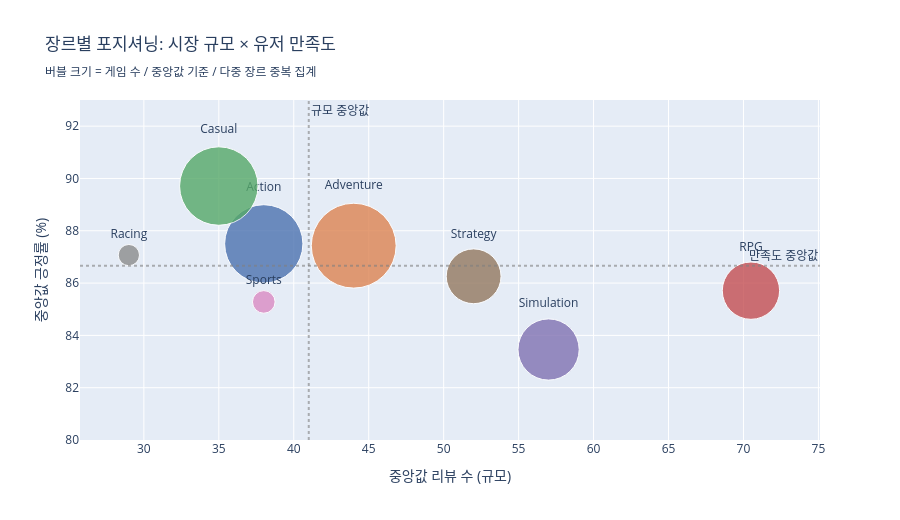

Source (notebook cell):
### Markdown cell above
## 3. 장르별 규모 vs 만족도 포지셔닝 (버블 차트)

x축: 중앙값 리뷰 수 (규모), y축: 중앙값 긍정률 (만족도), 버블 크기: 게임 수
4분면으로 장르의 시장 포지션을 직관적으로 파악한다.

### Code cell
genre_agg = df.groupby('genre').agg(
    리뷰수_중앙값=('total_reviews', 'median'),
    긍정률_중앙값=('positive_rate', 'median'),
    게임수=('appid', 'count'),
    대흥행_비율=('performance_grade', lambda x: (x == 'high_high').mean() * 100),
).reset_index().round(2)

review_mid = genre_agg['리뷰수_중앙값'].median()
pos_mid = genre_agg['긍정률_중앙값'].median()

fig = px.scatter(
    genre_agg,
    x='리뷰수_중앙값',
    y='긍정률_중앙값',
    size='게임수',
    color='genre',
    color_discrete_map=COLOR_MAP,
    text='genre',
    size_max=60,
    hover_data={'대흥행_비율': ':.1f', '게임수': True},
    title='장르별 포지셔닝: 시장 규모 × 유저 만족도<br><sub>버블 크기 = 게임 수 / 중앙값 기준 / 다중 장르 중복 집계</sub>',
    labels={'리뷰수_중앙값': '중앙값 리뷰 수 (규모)', '긍정률_중앙값': '중앙값 긍정률 (%)'},
)
fig.update_traces(textposition='top center', marker=dict(opacity=0.8))

fig.add_vline(x=review_mid, line_dash='dot', line_color='gray', opacity=0.6,
              annotation_text='규모 중앙값', annotation_position='top right')
fig.add_hline(y=pos_mid, line_dash='dot', line_color='gray', opacity=0.6,
              annotation_text='만족도 중앙값', annotation_position='top right')

fig.update_layout(showlegend=False, height=520,
                  yaxis=dict(range=[80, 93]))
fig.show()

print('\n장르별 집계 요약:')
display(genre_agg.set_index('genre').sort_values('리뷰수_중앙값', ascending=False))

### Figure 1 — Plotly figure (JSON) as saved in the notebook; plotly's stock layout.template omitted (floating-point values rounded to 4 significant figures)
{"data": [{"customdata": [[9.5, 4093.0]], "hovertemplate": "genre=%{text}<br>중앙값 리뷰 수 (규모)=%{x}<br>중앙값 긍정률 (%)=%{y}<br>게임수=%{customdata[1]}<br>대흥행_비율=%{customdata[0]:.1f}<extra></extra>", "legendgroup": "Action", "marker": {"color": "#4C72B0", "opacity": 0.8, "size": [4093], "sizemode": "area", "sizeref": 1.335, "symbol": "circle"}, "mode": "markers+text", "name": "Action", "orientation": "v", "showlegend": true, "text": ["Action"], "textposition": "top center", "type": "scatter", "x": [38.0], "xaxis": "x", "y": [87.5], "yaxis": "y"}, {"customdata": [[9.61, 4807.0]], "hovertemplate": "genre=%{text}<br>중앙값 리뷰 수 (규모)=%{x}<br>중앙값 긍정률 (%)=%{y}<br>게임수=%{customdata[1]}<br>대흥행_비율=%{customdata[0]:.1f}<extra></extra>", "legendgroup": "Adventure", "marker": {"color": "#DD8452", "opacity": 0.8, "size": [4807], "sizemode": "area", "sizeref": 1.335, "symbol": "circle"}, "mode": "markers+text", "name": "Adventure", "orientation": "v", "showlegend": true, "text": ["Adventure"], "textposition": "top center", "type": "scatter", "x": [44.0], "xaxis": "x", "y": [87.43], "yaxis": "y"}, {"customdata": [[7.74, 4111.0]], "hovertemplate": "genre=%{text}<br>중앙값 리뷰 수 (규모)=%{x}<br>중앙값 긍정률 (%)=%{y}<br>게임수=%{customdata[1]}<br>대흥행_비율=%{customdata[0]:.1f}<extra></extra>", "legendgroup": "Casual", "marker": {"color": "#55A868", "opacity": 0.8, "size": [4111], "sizemode": "area", "sizeref": 1.335, "symbol": "circle"}, "mode": "markers+text", "name": "Casual", "orientation": "v", "showlegend": true, "text": ["Casual"], "textposition": "top center", "type": "scatter", "x": [35.0], "xaxis": "x", "y": [89.71], "yaxis": "y"}, {"customdata": [[12.9, 2194.0]], "hovertemplate": "genre=%{text}<br>중앙값 리뷰 수 (규모)=%{x}<br>중앙값 긍정률 (%)=%{y}<br>게임수=%{customdata[1]}<br>대흥행_비율=%{customdata[0]:.1f}<extra></extra>", "legendgroup": "RPG", "marker": {"color": "#C44E52", "opacity": 0.8, "size": [2194], "sizemode": "area", "sizeref": 1.335, "symbol": "circle"}, "mode": "markers+text", "name": "RPG", "orientation": "v", "showlegend": true, "text": ["RPG"], "textposition": "top center", "type": "scatter", "x": [70.5], "xaxis": "x", "y": [85.71], "yaxis": "y"}, {"customdata": [[6.98, 301.0]], "hovertemplate": "genre=%{text}<br>중앙값 리뷰 수 (규모)=%{x}<br>중앙값 긍정률 (%)=%{y}<br>게임수=%{customdata[1]}<br>대흥행_비율=%{customdata[0]:.1f}<extra></extra>", "legendgroup": "Racing", "marker": {"color": "#8C8C8C", "opacity": 0.8, "size": [301], "sizemode": "area", "sizeref": 1.335, "symbol": "circle"}, "mode": "markers+text", "name": "Racing", "orientation": "v", "showlegend": true, "text": ["Racing"], "textposition": "top center", "type": "scatter", "x": [29.0], "xaxis": "x", "y": [87.07], "yaxis": "y"}, {"customdata": [[12.54, 2503.0]], "hovertemplate": "genre=%{text}<br>중앙값 리뷰 수 (규모)=%{x}<br>중앙값 긍정률 (%)=%{y}<br>게임수=%{customdata[1]}<br>대흥행_비율=%{customdata[0]:.1f}<extra></extra>", "legendgroup": "Simulation", "marker": {"color": "#8172B2", "opacity": 0.8, "size": [2503], "sizemode": "area", "sizeref": 1.335, "symbol": "circle"}, "mode": "markers+text", "name": "Simulation", "orientation": "v", "showlegend": true, "text": ["Simulation"], "textposition": "top center", "type": "scatter", "x": [57.0], "xaxis": "x", "y": [83.46], "yaxis": "y"}, {"customdata": [[4.99, 341.0]], "hovertemplate": "genre=%{text}<br>중앙값 리뷰 수 (규모)=%{x}<br>중앙값 긍정률 (%)=%{y}<br>게임수=%{customdata[1]}<br>대흥행_비율=%{customdata[0]:.1f}<extra></extra>", "legendgroup": "Sports", "marker": {"color": "#DA8BC3", "opacity": 0.8, "size": [341], "sizemode": "area", "sizeref": 1.335, "symbol": "circle"}, "mode": "markers+text", "name": "Sports", "orientation": "v", "showlegend": true, "text": ["Sports"], "textposition": "top center", "type": "scatter", "x": [38.0], "xaxis": "x", "y": [85.28], "yaxis": "y"}, {"customdata": [[11.57, 2005.0]], "hovertemplate": "genre=%{text}<br>중앙값 리뷰 수 (규모)=%{x}<br>중앙값 긍정률 (%)=%{y}<br>게임수=%{customdata[1]}<br>대흥행_비율=%{customdata[0]:.1f}<extra></extra>", "legendgroup": "Strategy", "marker": {"color": "#937860", "opacity": 0.8, "size": [2005], "sizemode": "area", "sizeref": 1.335, "symbol": "circle"}, "mode": "markers+text", "name": "Strategy", "orientation": "v", "showlegend": true, "text": ["Strategy"], "textposition": "top center", "type": "scatter", "x": [52.0], "xaxis": "x", "y": [86.26], "yaxis": "y"}], "layout": {"annotations": [{"showarrow": false, "text": "규모 중앙값", "x": 41, "xanchor": "left", "xref": "x", "y": 1, "yanchor": "top", "yref": "y domain"}, {"showarrow": false, "text": "만족도 중앙값", "x": 1, "xanchor": "right", "xref": "x domain", "y": 86.66, "yanchor": "bottom", "yref": "y"}], "height": 520, "legend": {"itemsizing": "constant", "title": {"text": "genre"}, "tracegroupgap": 0}, "shapes": [{"line": {"color": "gray", "dash": "dot"}, "opacity": 0.6, "type": "line", "x0": 41, "x1": 41, "xref": "x", "y0": 0, "y1": 1, "yref": "y domain"}, {"line": {"color": "gray", "dash": "dot"}, "opacity": 0.6, "type": "line", "x0": 0, "x1": 1, "xref": "x domain", "y0": 86.66, "y1": 86.66, "yref": "y"}], "showlegend": false, "title": {"text": "장르별 포지셔닝: 시장 규모 × 유저 만족도<br><sub>버블 크기 = 게임 수 / 중앙값 기준 / 다중 장르 중복 집계</sub>"}, "xaxis": {"anchor": "y", "domain": [0, 1], "title": {"text": "중앙값 리뷰 수 (규모)"}}, "yaxis": {"anchor": "x", "domain": [0, 1], "range": [80, 93], "title": {"text": "중앙값 긍정률 (%)"}}}}
